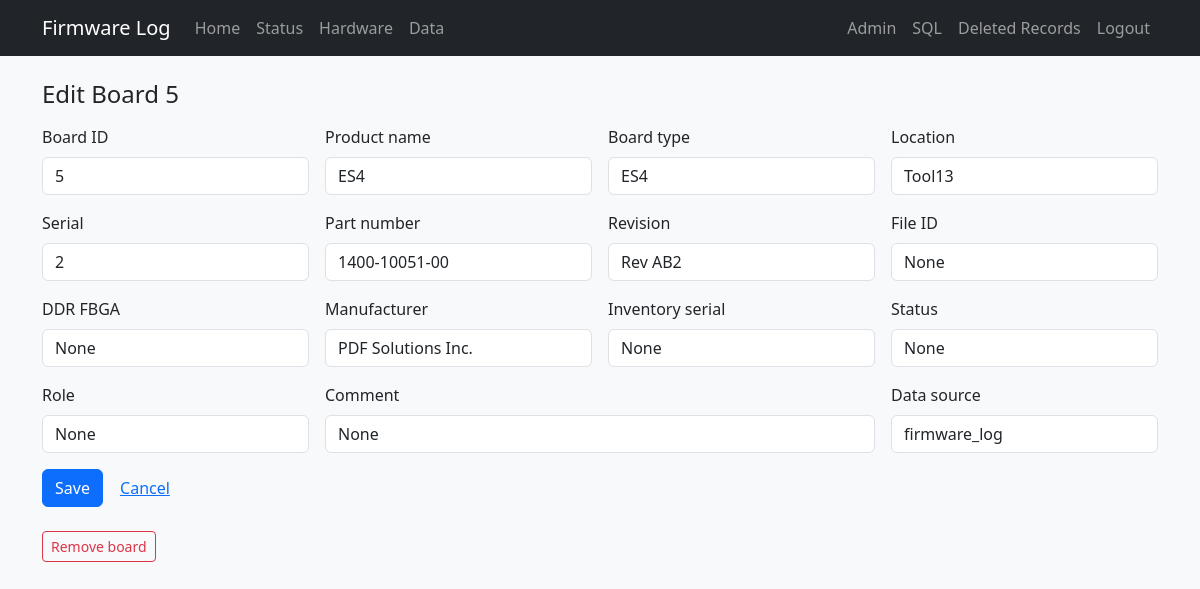
The app's page /admin/board/5/edit (signed in), older data.
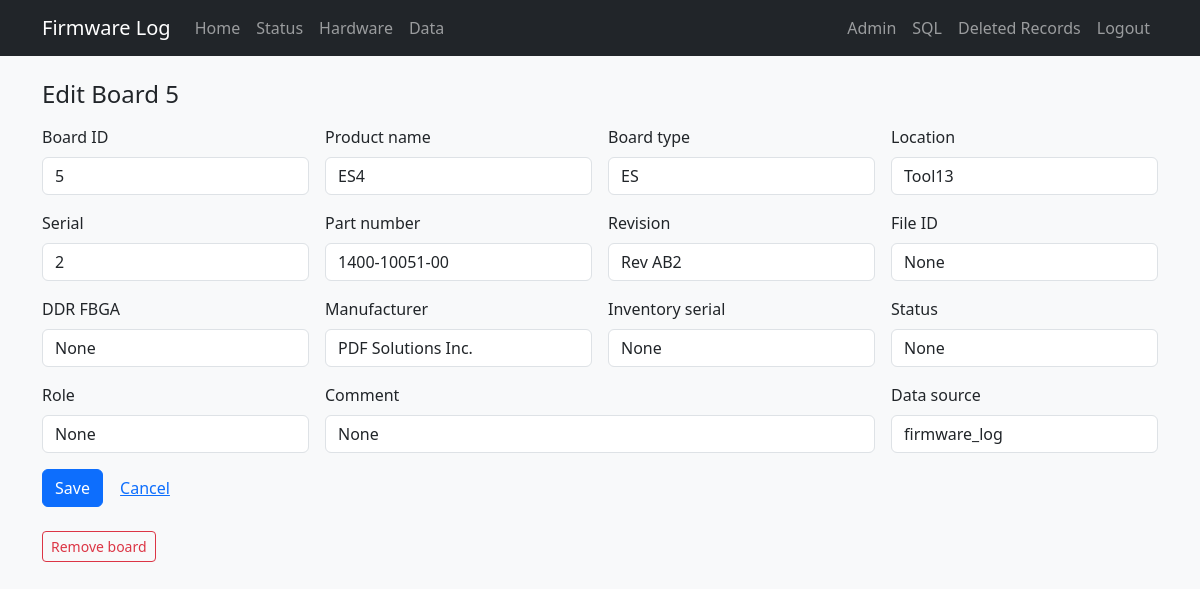
The same page, newer data.
### tables this page shows
CREATE TABLE "boards" (
                board_id      INTEGER PRIMARY KEY,
                tool          TEXT,
                board_slot    TEXT,
                manufacturer  TEXT NOT NULL DEFAULT 'PDF Solutions Inc.',
                board_name    TEXT NOT NULL,
                serial        TEXT NOT NULL,
                part_number   TEXT,
                revision      TEXT,
                file_id       TEXT,
                product_name  TEXT NOT NULL,
                ddr_fbga      TEXT
            , inventory_serial TEXT, status TEXT, role TEXT, comment TEXT, open_item TEXT, po TEXT, modified_by TEXT, source_updated_at TEXT, data_source TEXT, dc_status TEXT, ac_status TEXT, gcal_status TEXT, adc_status TEXT, eeprom_status TEXT);

### app.py (the view, shortened to what this page needs)
@app.route("/admin/board/<int:board_id>/edit", methods=["GET", "POST"])
@login_required
def admin_board_edit(board_id):
    board = db.get_board(board_id)
    if not board:
        flash("Board not found.", "danger")
        return redirect(url_for("admin_index"))
    return render_template("admin/board_form.html", board=board, next_id=board_id)

### app.py (called while the page is built)
def login_required(view):
    @wraps(view)
    def wrapped(*args, **kwargs):
        if not session.get("admin"):
            flash("Admin login required.", "warning")
            return redirect(url_for("admin_login", next=request.url))
        return view(*args, **kwargs)
    return wrapped

### db.py (called while the page is built)
def dict_row(cursor, row):
    return {col[0]: row[i] for i, col in enumerate(cursor.description)}

@contextmanager
def get_db():
    conn = sqlite3.connect(DATABASE)
    conn.row_factory = dict_row
    try:
        yield conn
    finally:
        conn.close()

def fetch_one(query, params=()):
    with get_db() as conn:
        return conn.execute(query, params).fetchone()

def get_board(board_id):
    return fetch_one("SELECT * FROM boards WHERE board_id = ?", (board_id,))

### templates/admin/board_form.html (shortened to what this page needs)
{% extends "base.html" %}
{% block content %}
<h1 class="h4 mb-3">{% if board %}Edit Board {{ board.board_id }}{% else %}Add Board{% endif %}</h1>
<form method="post" class="row g-3">
  <div class="col-md-3">
    <label class="form-label">Board ID</label>
    <input type="number" class="form-control" name="board_id" value="{{ board.board_id if board else next_id }}" {% if board %}readonly{% endif %} required>
  </div>
  <div class="col-md-3">
    <label class="form-label">Product name</label>
    <input type="text" class="form-control" name="product_name" value="{{ board.product_name if board else '' }}" placeholder="ES4, EM1, OBJ" required>
  </div>
  <div class="col-md-3">
    <label class="form-label">Board type</label>
    <input type="text" class="form-control" name="board_name" value="{{ board.board_name if board else '' }}" placeholder="USF, LSF, LSCC" required>
  </div>
  <div class="col-md-3">
    <label class="form-label">Location</label>
    <input type="text" class="form-control" name="tool" value="{{ board.tool if board else '' }}" placeholder="Tool9, Bench">
  </div>
  <div class="col-md-3">
    <label class="form-label">Serial</label>
    <input type="text" class="form-control" name="serial" value="{{ board.serial if board else '' }}" required>
  </div>
  <div class="col-md-3">
    <label class="form-label">Part number</label>
    <input type="text" class="form-control" name="part_number" value="{{ board.part_number if board else '' }}">
  </div>
  <div class="col-md-3">
    <label class="form-label">Revision</label>
    <input type="text" class="form-control" name="revision" value="{{ board.revision if board else '' }}" placeholder="Rev D">
  </div>
  <div class="col-md-3">
    <label class="form-label">File ID</label>
    <input type="text" class="form-control" name="file_id" value="{{ board.file_id if board else '' }}" placeholder="CCB local-IO EEPROM 0x50">
  </div>
  <div class="col-md-3">
    <label class="form-label">DDR FBGA</label>
    <input type="text" class="form-control" name="ddr_fbga" value="{{ board.ddr_fbga if board else '' }}">
  </div>
  <div class="col-md-3">
    <label class="form-label">Manufacturer</label>
    <input type="text" class="form-control" name="manufacturer" value="{{ board.manufacturer if board else 'PDF Solutions Inc.' }}">
  </div>
  <div class="col-md-3">
    <label class="form-label">Inventory serial</label>
    <input type="text" class="form-control" name="inventory_serial" value="{{ board.inventory_serial if board else '' }}">
  </div>
  <div class="col-md-3">
    <label class="form-label">Status</label>
    <input type="text" class="form-control" name="status" value="{{ board.status if board else '' }}" placeholder="Active, Repair">
  </div>
  <div class="col-md-3">
    <label class="form-label">Role</label>
    <input type="text" class="form-control" name="role" value="{{ board.role if board else '' }}">
  </div>
  <div class="col-md-6">
    <label class="form-label">Comment</label>
    <input type="text" class="form-control" name="comment" value="{{ board.comment if board else '' }}">
  </div>
  <div class="col-md-3">
    <label class="form-label">Data source</label>
    <input type="text" class="form-control" name="data_source" value="{{ board.data_source if board else '' }}" placeholder="firmware_log">
  </div>
  <div class="col-12">
    <button type="submit" class="btn btn-primary">Save</button>
    <a href="{{ url_for('admin_index') }}" class="btn btn-link">Cancel</a>
  </div>
</form>
{% if board %}
<form method="post" action="{{ url_for('admin_board_delete', board_id=board.board_id) }}" class="mt-4"
      onsubmit="return confirm('Move this board and all its firmware history to deleted records?')">
  <button type="submit" class="btn btn-outline-danger btn-sm">Remove board</button>
</form>
{% endif %}
{% endblock %}

Row changes from the older to the newer data that the page shows:
changed boards "ES4": board_name "ES4" → "ES"; file_id (not shown) → "None"; ddr_fbga (not shown) → "None"; inventory_serial (not shown) → "None"; status (not shown) → "None"; role (not shown) → "None"; comment (not shown) → "None"
Text that changed along with them:
form field file_id: "None" → (not shown)
form field ddr_fbga: "None" → (not shown)
form field inventory_serial: "None" → (not shown)
form field status: "None" → (not shown)
form field role: "None" → (not shown)
form field comment: "None" → (not shown)
